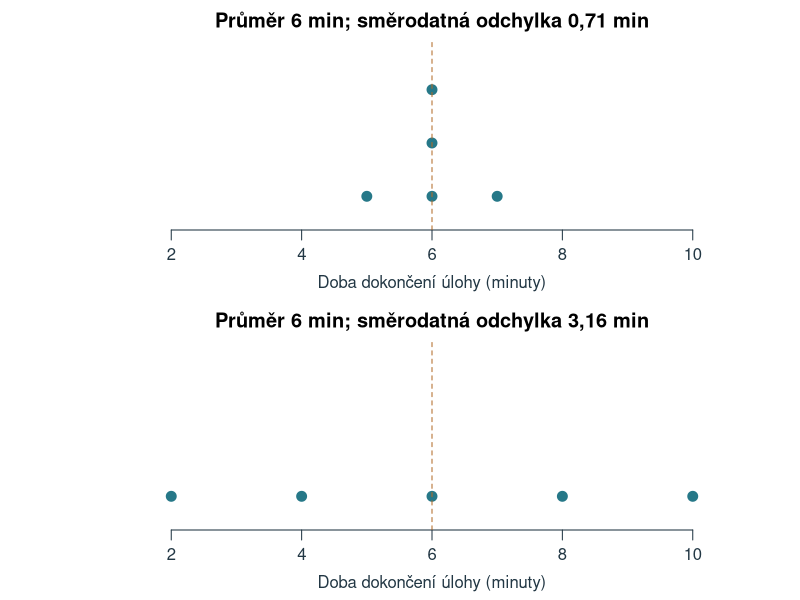
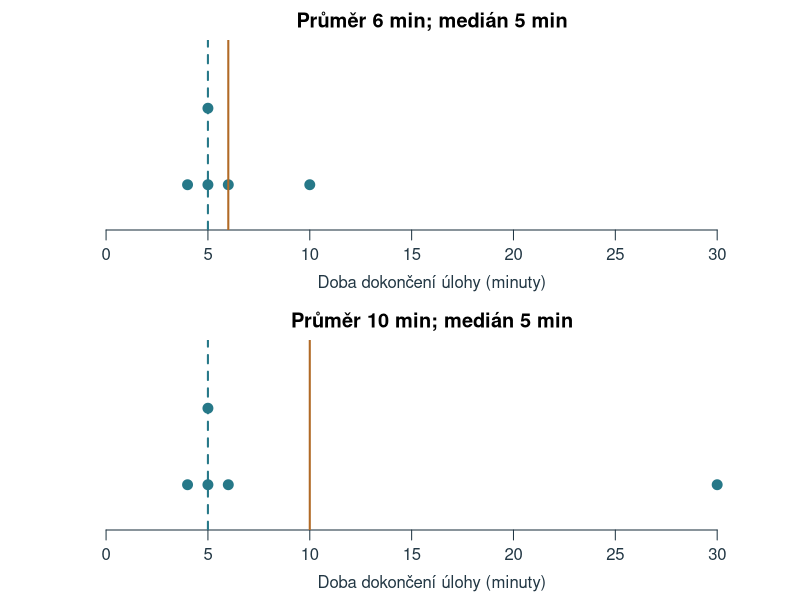

Here is the R script that generated these plots, in order: (Note: this script raises an error after producing the figures.)
# Chapter 3: reproducible calculations and figures; base R, project-root paths.
ch3_data <- read.csv('data/kapitola_03.csv', fileEncoding = 'UTF-8')
ch3_previous <- read.csv('data/kapitola_02.csv', na.strings = '', fileEncoding = 'UTF-8')
ch3_x <- ch3_data$doba_min[ch3_data$soubor == 'zaklad']
ch3_trim <- sort(ch3_data$doba_min[ch3_data$soubor == 'orezani'])
# Self-contained teaching example printed in the chapter's interpolation table.
ch3_interpolation <- c(4,5,7,8,9,10,12,13,15,18,22)
ch3_interpolation_levels <- (seq_along(ch3_interpolation)-1)/(length(ch3_interpolation)-1)
ch3_quantile <- function(x, p) unname(quantile(x, p, type = 7, na.rm = TRUE))
ch3_moments <- function(x) {
  z <- x - mean(x); v <- mean(z^2)
  c(g1 = mean(z^3)/v^1.5, g2 = mean(z^4)/v^2 - 3)
}
ch3_corrected <- function(x) {
  n <- length(x); g <- ch3_moments(x)
  c(skew = unname(sqrt(n*(n-1))/(n-2)*g[1]),
    kurt = unname((n-1)/((n-2)*(n-3))*((n+1)*g[2]+6)))
}
ch3_stats <- function(x) {
  x <- x[!is.na(x)]
  c(n=length(x), mean=mean(x), median=median(x), min=min(x), max=max(x),
    q1=ch3_quantile(x,.25), q3=ch3_quantile(x,.75),
    variance=var(x), sd=sd(x), mean_abs=mean(abs(x-mean(x))),
    median_abs=mad(x,constant=1), ch3_moments(x), ch3_corrected(x))
}
ch3_entropy <- function(p) -sum(p[p>0]*log2(p[p>0]))
ch3_results <- rbind(zaklad=ch3_stats(ch3_x),
  vzdaleny=ch3_stats(c(4,5,5,6,30)),
  spanek=ch3_stats(ch3_previous$spanek_h), slova=ch3_stats(ch3_previous$slova),
  orezani=ch3_stats(ch3_trim))
# An entirely specified finite population, independent draws WITH replacement.
# The population variance uses division by its size (5), and is exactly 8.
ch3_population <- c(2,4,6,8,10)
set.seed(20261005)
ch3_simulations <- lapply(c(5L,20L,100L), function(n) {
  x <- matrix(sample(ch3_population, n*20000L, replace=TRUE),nrow=n)
  ss <- colSums((x-rep(colMeans(x),each=n))^2)
  data.frame(n=n, variance_n=ss/n, variance_n1=ss/(n-1), sd_n1=sqrt(ss/(n-1)))
})
ch3_simulation_summary <- do.call(rbind,lapply(ch3_simulations,function(x)
  data.frame(n=x$n[1], variance_n=mean(x$variance_n), variance_n1=mean(x$variance_n1),
    sd_n1=mean(x$sd_n1))))
ch3_peak_a <- c(rep(-1,10),rep(0,80),rep(1,10))
ch3_peak_b <- c(-3,rep(-1,9),rep(0,80),rep(1,9),3)
# The two samples have the same mean and variance but different configurations.
ch3_shape_breaks <- seq(-4.1,6.1,by=.2)
ch3_shape_centers <- head(ch3_shape_breaks,-1)+.1
ch3_shape_prob <- list(
  as.numeric(abs(ch3_shape_centers+1)<1e-8 | abs(ch3_shape_centers-1)<1e-8)/2,
  diff(pnorm(ch3_shape_breaks)),
  diff(pgamma(ch3_shape_breaks+2,shape=4,rate=2)))
ch3_out <- 'assets/chapter-03/plots'
dir.create(ch3_out,recursive=TRUE,showWarnings=FALSE)
dir.create('tmp/chapter-03-build',recursive=TRUE,showWarnings=FALSE)
write.csv(ch3_results,'tmp/chapter-03-build/results.csv',row.names=TRUE,fileEncoding='UTF-8')
write.csv(ch3_simulation_summary,'tmp/chapter-03-build/simulation.csv',row.names=FALSE)
ch3_draw <- function(name,code,width=7.5,height=4.6) {
  svg(file.path(ch3_out,paste0(name,'.svg')),width=width,height=height,family='sans',bg='white')
  par(mar=c(4.6,4.6,2.4,1),mgp=c(2.1,.7,0),las=1,col.axis='#223744',col.lab='#223744',fg='#223744')
  force(code);dev.off()
}
ch3_dots <- function(x,col='#267888',...) {
  yy <- ave(x,x,FUN=seq_along)
  plot(x,yy,pch=21,bg=col,col='white',cex=1.6,yaxt='n',ylab='',bty='n',...)
}
ch3_draw('stejny-prumer',{
  par(mfrow=c(2,1),mar=c(3.5,4,2,.8))
  for(x in list(c(5,6,6,6,7),c(2,4,6,8,10))) {
    ch3_dots(x,xlim=c(1,11),ylim=c(.5,3.8),xlab='Doba dokončení úlohy (minuty)',
      main=paste0('Průměr 6 min; směrodatná odchylka ',format(round(sd(x),2),decimal.mark=','),' min'))
    abline(v=6,col='#B16A26',lty=2)
  }
},height=5.4)
ch3_draw('odlehle-a-stred',{
  par(mfrow=c(2,1),mar=c(3.5,4,2,.8))
  for(x in list(ch3_x,c(4,5,5,6,30))) {
    ch3_dots(x,xlim=c(0,32),ylim=c(.5,2.8),xlab='Doba dokončení úlohy (minuty)',
      main=paste0('Průměr ',mean(x),' min; medián ',median(x),' min'))
    abline(v=mean(x),col='#B16A26',lwd=2);abline(v=median(x),col='#267888',lty=2,lwd=2)
  }
},height=5.4)
# Exact continuous models on a 0-100 scale: symmetric beta and mirrored betas.
ch3_centre_models <- data.frame(a=c(5,5,2),b=c(5,2,5))
ch3_centre_models$mean <- with(ch3_centre_models,100*a/(a+b))
ch3_centre_models$median <- with(ch3_centre_models,100*qbeta(.5,a,b))
ch3_centre_models$mode <- with(ch3_centre_models,100*(a-1)/(a+b-2))
ch3_draw('stred-a-tvar',{
  par(mfrow=c(3,1),mar=c(6.1,1.2,2.8,1.2),mgp=c(2,.5,0),cex=1.15)
  titles<-c('Souměrné rozdělení','Zešikmené doleva',
    'Zešikmené doprava')
  cols<-c('#B16A26','#267888','#72549B'); types<-c(1,2,3)
  grid<-seq(0,100,length.out=1001)
  for(j in 1:3) {
    model<-ch3_centre_models[j,]
    den<-dbeta(grid/100,model$a,model$b)/100
    plot(grid,den,type='n',xlim=c(0,100),ylim=c(0,.03),axes=FALSE,
      xlab='',ylab='',main=titles[j],cex.main=1.1,xaxs='i',yaxs='i')
    polygon(c(grid,100,0),c(den,0,0),col='#E7EFF4',border=NA)
    axis(1,at=seq(0,100,20),cex.axis=.95)
    lines(grid,den,col='#315D80',lwd=2.5)
    centres<-as.numeric(model[c('mean','median','mode')])
    if(j==1) {
      segments(50,0,50,dbeta(.5,5,5)/100,col='#223744',lwd=2)
      text(50,-.015,'Průměr = medián = modus = 50',xpd=NA,cex=1.02)
    } else {
      # Staggered leader labels keep close mean/median positions legible.
      order_x<-order(centres)
      label_x<-if(j==2) c(47,70,92) else c(8,30,53)
      for(k in 1:3) {
        i<-order_x[k]; at<-centres[i]
        segments(at,0,at,dbeta(at/100,model$a,model$b)/100,
          col=cols[i],lty=types[i],lwd=2)
        segments(at,-.006,label_x[k],-.010,xpd=NA,col=cols[i])
        label<-paste0(c('Průměr','Medián','Modus')[i],'\n',
          format(round(at,1),decimal.mark=',',trim=TRUE))
        text(label_x[k],-.014,label,xpd=NA,col=cols[i],cex=1.02)
      }
    }
    text(50,-.025,'Skór (body)',xpd=NA,cex=.95)
  }
},width=5.5,height=10.5)
# Same observations as the chapter table. Squares are geometric areas, not
# distances on the observation-number axis. Direction avoids overlapping areas.
ch3_deviations <- ch3_x-mean(ch3_x)
ch3_square_left <- c(-1,2,3,4,5)
ch3_square_width <- abs(ch3_deviations)
ch3_draw('odchylky-a-ctverce',{
  par(mfrow=c(2,1),mar=c(4.3,4.3,3.2,.8),mgp=c(2.5,.65,0),cex=1.05)
  cols<-c('#B35A18','#0072B2','#00836B','#667078','#8055A0')
  for(panel in 1:2) {
    plot(seq_along(ch3_x),ch3_x,type='n',xlim=c(-1.5,9.5),ylim=c(2.5,10.8),
      asp=1,axes=FALSE,xlab='Číslo pozorování',ylab='Doba dokončení (minuty)',
      main=if(panel==1) 'A. Odchylky od průměru\nDélka úsečky = absolutní odchylka' else
        'B. Čtverce odchylek\nPlocha čtverce = druhá mocnina odchylky',cex.main=.95)
    axis(1,at=1:5);axis(2,at=seq(2,10,2));box(bty='l')
    if(panel==2) for(i in seq_along(ch3_x)) {
      rect(ch3_square_left[i],min(ch3_x[i],mean(ch3_x)),
        ch3_square_left[i]+ch3_square_width[i],max(ch3_x[i],mean(ch3_x)),
        col=adjustcolor(cols[i],alpha.f=.20),border=cols[i],lwd=1.5)
      if(ch3_square_width[i]>0) text(ch3_square_left[i]+ch3_square_width[i]/2,
        (ch3_x[i]+mean(ch3_x))/2,paste0(ch3_deviations[i]^2,' min²'),
        cex=if(ch3_square_width[i]==1) .72 else .95,col=cols[i])
    }
    abline(h=mean(ch3_x),lty=2,col='#223744',lwd=1.5)
    text(9.3,6.3,'Průměr = 6 min',adj=1,cex=.9)
    segments(1:5,mean(ch3_x),1:5,ch3_x,col=cols,lwd=3)
    points(1:5,ch3_x,pch=21,bg=cols,col='white',cex=1.5)
    if(panel==1) {
      text((1:5)[-4]+.23,(ch3_x[-4]+mean(ch3_x))/2,
        c('−2','−1','−1','+4'),adj=0,col=cols[-4],cex=.95)
      text(4,5.5,'0',col=cols[4],cex=.95)
      text(7.2,3.6,'Součet délek\n8 min',cex=1)
    } else {
      text(4,6.55,'0 min²',col=cols[4],cex=.85)
      text(7.2,3.6,'Součet ploch\n22 min²',cex=1)
    }
  }
},width=6.5,height=11)
ch3_draw('kvantil-interpolace',{
  par(mfrow=c(2,1),mar=c(4.7,4.4,3.6,.6),cex=1)
  plot(100*ch3_interpolation_levels,ch3_interpolation,type='o',pch=21,
    bg='#267888',col='#267888',lwd=2,cex=1.15,xaxt='n',yaxt='n',bty='l',
    xlab='Přiřazená úroveň kvantilu (%)',ylab='Doba úlohy (minuty)',
    xlim=c(0,100),ylim=c(3,23),main='Jedenáct hodnot, deset kroků\npo 10 procentních bodech')
  axis(1,at=seq(0,100,10));axis(2,at=c(4,8,12,16,20,22))
  rect(10,5,20,7,border='#B16A26',lwd=2)
  arrows(31,5.5,21,6,length=.08,col='#B16A26')
  text(32,5.5,'Detail dole',adj=0,col='#8A4D17',cex=.95)
  plot(c(10,20),c(5,7),type='o',pch=21,bg='#267888',col='#267888',
    lwd=2,cex=1.3,xaxt='n',yaxt='n',bty='l',xlim=c(9,21),ylim=c(4.75,7.35),
    xlab='Přiřazená úroveň kvantilu (%)',ylab='Doba úlohy (minuty)',
    main='17. percentil: sedm desetin cesty\nod 5 k 7 minutám')
  axis(1,at=c(10,17,20));axis(2,at=c(5,6.4,7),labels=c('5','6,4','7'))
  segments(17,4.75,17,6.4,lty=2,col='#B16A26',lwd=2)
  segments(9,6.4,17,6.4,lty=2,col='#B16A26',lwd=2)
  points(17,6.4,pch=21,bg='#B16A26',col='white',cex=1.5)
  text(17,6.4,'6,4 min',pos=4,offset=.7,col='#8A4D17')
  text(10,5,'Druhý čas',pos=4,offset=.6,cex=.95)
  text(20,7,'Třetí čas',pos=2,offset=.7,cex=.95)
},width=5.5,height=7.8)
# Explicit type-7 box: never rely on R's default Tukey hinges.
ch3_box_x <- c(2,5,15,25,30,32,34,36,38,40,40,42,44,44,46,46,48,48,49,50,50,
  50,51,52,52,54,54,56,56,58,60,60,62,64,66,68,70,75,85,95,98)
ch3_box_q <- ch3_quantile(ch3_box_x,c(.25,.5,.75))
ch3_box_iqr <- ch3_box_q[3]-ch3_box_q[1]
ch3_box_fences <- ch3_box_q[c(1,3)]+c(-1,1)*1.5*ch3_box_iqr
ch3_box_inside <- ch3_box_x[ch3_box_x>=ch3_box_fences[1]&ch3_box_x<=ch3_box_fences[2]]
ch3_box_out <- ch3_box_x[ch3_box_x<ch3_box_fences[1]|ch3_box_x>ch3_box_fences[2]]
ch3_draw('boxplot',{
  x<-ch3_box_x;q<-ch3_box_q;fences<-ch3_box_fences
  par(mar=c(2,4,3,1),mgp=c(2.2,.6,0),cex=1.05)
  plot(NA,xlim=c(0,5.8),ylim=c(-3,105),axes=FALSE,xlab='',ylab='Testový skór (body)')
  axis(2,at=seq(0,100,10));box(bty='l')
  text(.4,104,'Pozorování',cex=.9);text(1.65,104,'Boxplot',cex=.9)
  offset<-ave(x,x,FUN=function(z) (seq_along(z)-(length(z)+1)/2)*.13)
  points(.4+offset,x,pch=16,col='#70AABB',cex=1)
  rect(1.3,q[1],2,q[3],col='#DCEEF0',border='#267888',lwd=2)
  segments(1.3,q[2],2,q[2],lwd=4,col='#223744')
  segments(1.65,min(ch3_box_inside),1.65,q[1],lwd=2)
  segments(1.65,q[3],1.65,max(ch3_box_inside),lwd=2)
  segments(1.3,range(ch3_box_inside),2,range(ch3_box_inside),lwd=2)
  points(rep(1.65,length(ch3_box_out)),ch3_box_out,pch=21,bg='#B16A26',cex=1.25)
  segments(1.15,fences,2.35,fences,lty=3,col='#667078',lwd=1.5)
  bracket<-function(at,low,high,col) {
    segments(at,low,at,high,col=col,lwd=1.5)
    segments(at-.07,c(low,high),at+.07,c(low,high),col=col,lwd=1.5)
  }
  bracket(.98,q[1],q[3],'#267888')
  text(.79,50,'IQR = 20 bodů',srt=90,col='#267888',cex=.9)
  bracket(2.25,fences[1],q[1],'#8055A0');bracket(2.25,q[3],fences[2],'#8055A0')
  text(2.55,c(25,75),'1,5 × IQR = 30 bodů',adj=0,col='#8055A0',cex=.95)
  label<-function(y,txt,col='#223744',from=2.03,to=y) {
    arrows(2.48,y,from,to,length=.07,col=col)
    text(2.55,y,txt,adj=0,col=col,cex=.95)
  }
  label(60,'3. kvartil = 60');label(50,'Medián = 50');label(40,'1. kvartil = 40')
  label(84,'Horní vous: konec 85',to=85)
  label(16,'Dolní vous: konec 15',to=15)
  label(91,'Horní mez = 90',col='#667078',from=2.35,to=90)
  label(9,'Dolní mez = 10',col='#667078',from=2.35,to=10)
  label(98,'Podezřelá odlehlá\npozorování: 95 a 98',col='#B16A26',from=1.75,to=98)
  arrows(2.48,98,1.75,95,length=.07,col='#B16A26')
  label(1,'Podezřelá odlehlá\npozorování: 2 a 5',col='#B16A26',from=1.75,to=2)
  arrows(2.48,1,1.75,5,length=.07,col='#B16A26')
},width=6.8,height=9)
ch3_draw('korekce-rozptylu',{
  z<-ch3_simulation_summary
  mat<-rbind(z$variance_n,z$variance_n1)
  pos<-barplot(mat,beside=TRUE,names.arg=paste0('n = ',z$n),ylim=c(0,11),
    col=c('#B16A26','#267888'),border=NA,ylab='Průměr vypočtených rozptylů (min²)',xlab='Rozsah jednoho výběru')
  abline(h=8,lty=2,lwd=2);text(pos,mat+.65,format(round(mat,2),decimal.mark=','),cex=.9)
  legend('top',legend=c('Dělení n','Dělení n − 1','Populační rozptyl 8'),
    col=c('#B16A26','#267888','#223744'),pch=c(15,15,NA),
    lty=c(NA,NA,2),lwd=2,bty='n',cex=.85,horiz=TRUE)
},height=5)
ch3_draw('entropie',{
  par(mfrow=c(1,3),mar=c(4,3.4,3,.4),cex=.9)
  entropies <- list(c(1,0,0,0),c(.5,.25,.25,0),rep(.25,4))
  for(i in seq_along(entropies)) {
    p <- entropies[[i]]
    barplot(p,names.arg=c('A','B','C','D'),ylim=c(0,1),col='#267888',border=NA,
      yaxt='n',ylab=if(i==1) 'Relativní četnost' else '',xlab='Strategie učení',
      main=c('Entropie 0 bitů','Entropie 1,5 bitu','Entropie 2 bity')[i])
    axis(2,at=c(0,.25,.5,.75,1),labels=c('0','0,25','0,50','0,75','1'))
  }
},width=8,height=3.7)
ch3_draw('spicatost',{
  par(mfrow=c(1,2),mar=c(4.3,4.3,3,.7))
  for(x in list(ch3_peak_a,ch3_peak_b)) {
    f<-table(factor(x,levels=-3:3))
    barplot(as.numeric(f),names.arg=-3:3,ylim=c(0,90),col='#267888',border=NA,
      ylab='Počet pozorování',xlab='Odchylka skóru od středu (body)',
      main=paste0('Stejný vrchol; exces ',format(round(ch3_moments(x)[2],2),decimal.mark=',')))
    text(4,84,'80 pozorování',cex=.85)
  }
},width=8,height=4.2)
ch3_draw('stejne-dve-statistiky',{
  par(mfrow=c(3,1),mar=c(3.5,4.5,3,.7),cex=1)
  for(i in 1:3) {
    p<-ch3_shape_prob[[i]]
    ymax<-c(.53,.11,.12)[i]
    plot(NA,xlim=c(-4,6),ylim=c(0,ymax),xlab='Hodnota proměnné',ylab='Pravděpodobnost v intervalu',yaxt='n',
      main=c('Dvě stejně pravděpodobné hodnoty','Souměrné zvonovité rozdělení','Rozdělení zešikmené doprava')[i],bty='l')
    ticks<-if(i==1) seq(0,.5,.1) else seq(0,.1,.02)
    axis(2,at=ticks,labels=format(ticks,decimal.mark=','))
    rect(head(ch3_shape_breaks,-1),0,tail(ch3_shape_breaks,-1),p,col='#70AABB',border='white')
    abline(v=0,lty=2,col='#B16A26')
    text(5.8,ymax*.83,'Průměr = 0\nSměrodatná odchylka = 1',adj=1,cex=.9)
  }
},width=6.5,height=9)
ch3_draw('transformace',{
  par(mfrow=c(2,1),mar=c(4,4.5,3,.8))
  for(i in 1:2) {
    z<-seq(0,10,length.out=201);f<-if(i==1) function(x) 2+3*x else function(x) x^2
    plot(z,f(z),type='l',lwd=2,col='#267888',xlab='Původní skór x',ylab='Nový skór y',
      main=if(i==1) 'Lineární: y = 2 + 3x' else 'Nelineární: y = x²',bty='l')
    points(c(2,3,8,9),f(c(2,3,8,9)),pch=19,col='#B16A26')
    segments(c(2,8),f(c(2,8)),c(3,9),f(c(2,8)),lty=3)
    arrows(c(3,9),f(c(2,8)),c(3,9),f(c(3,9)),code=3,angle=90,length=.08)
    text(c(3,9)-.25,(f(c(2,8))+f(c(3,9)))/2,
      if(i==1) c('+3','+3') else c('+5','+17'),pos=2,cex=.9)
  }
},width=6,height=8)
